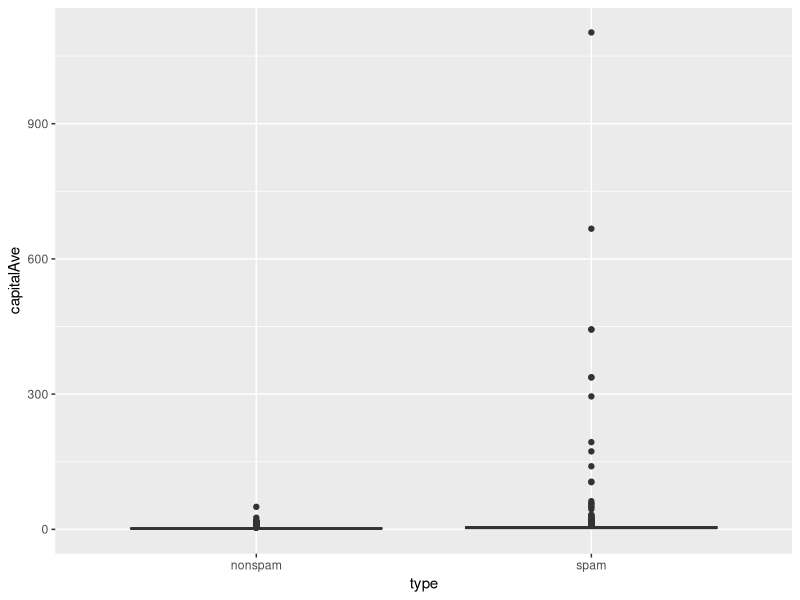
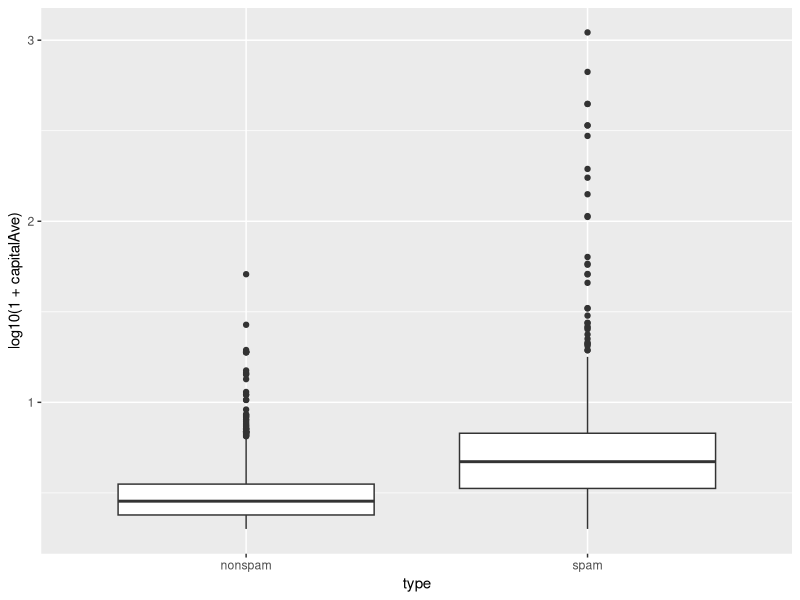
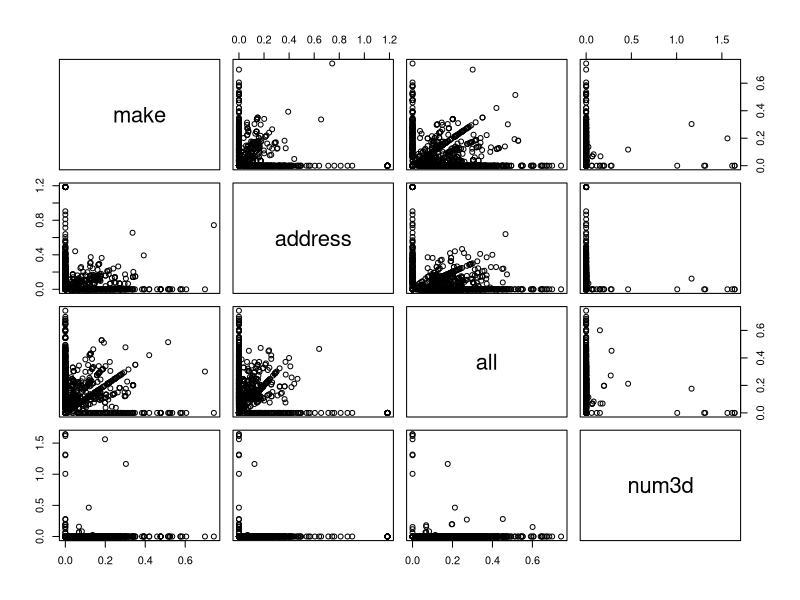
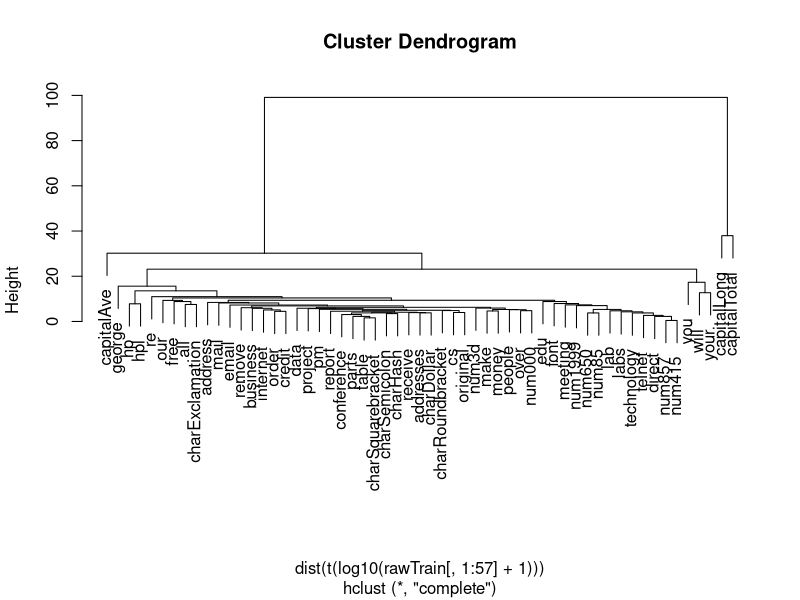

Source code (R) for these figures, in order:
# ########################################################################################
# JHU Data Science - Course 5 Week 1
# Reproducible Research
# 
# ########################################################################################


# Clear Environment
rm(list = ls())
#Close all graphs
graphics.off()


# ########################################################################################
# Libraries
# ########################################################################################

library(ggplot2)
library(kernlab)
library(boot)


###########################################################################################
# Question framing
###########################################################################################

#General question - What is the goal of the analysis?
# Q: Can I automatically detect spam emails?

#Data question - Question reformulted in data analysis vocabulary
# Q: Can I use quantitative characteristics of the emails to classify them as spam?

#Type of analysis - Descriptive/Exploratory/Inferential/Predictive
# A: Predictive. Given email, predict if it is spam


###########################################################################################
# Raw Data
###########################################################################################

#Type of Analysis - Ideal Dataset 
# Descriptive - Entire population
# Exploratory - Random sample with many variables
# Inferential - Appropriate population and appropriate sampling
# Predictive - Trainging set and test set from the same appropriate population

#Dataset chosen
# Dataset: spam.html
# Dataset desc: UCI machine learning training set
# Data date: 1999-07-01
# Source: https://archive.ics.uci.edu/ml/datasets/Spambase
# Dataset Date: 2017-03-15
# Sampling method: UCI personnal emails
# Preprocessing: yes, but NA

#Import data
data(spam)
rawData <- spam

###########################################################################################
# Data cleaning
###########################################################################################

#Data structure
str(rawData)
# type : factor classifiying spam and non spam
# others : frequency in email of the word stored in the variable name

#Data type normalization
# Desc: none

#Missing Data
# Desc: leave
sum(complete.cases(rawData))

#Subsampling
# Desc: Training set and Test set randomly split
trainIndicator <- rbinom(nrow(rawData), size = 1, prob = 0.5)
rawTrain <- rawData[trainIndicator == 1,]
rawTest <- rawData[trainIndicator == 0,]


###########################################################################################
# EDA
###########################################################################################

#Factors count
# Desc: validate subsampling
table(rawData$type)
table(rawTrain$type)
table(rawTest$type)

#Single variable vs factor
ggplot(rawTrain, aes(x=type, y=capitalAve)) + geom_boxplot()
#Skewed, log tranform
ggplot(rawTrain, aes(x=type, y=log10(1+capitalAve))) + geom_boxplot()
#Difference in mean

#Relationship between variables
plot(log10(rawTrain[,1:4]+1))

#Hierarchical clustering
hCluster<-hclust(dist(t(log10(rawTrain[,1:57]+1))))
plot(hCluster)
#Few groups

# Is data good enough to answer the initial question?
# A: Yes


###########################################################################################
# Statistical Analysis
###########################################################################################

# Training

#Source of uncertainty:


#Choice of model:
# regression

#Normalize variables
rawTrain$numType <- as.numeric(rawTrain$type)-1
costFunction <- function(x,y){ sum( x != (y>0.5)) }
cvError <- rep(NA, 55)

#Try different variables
for (i in 1:55){
  lmFormula = reformulate(names(rawTrain)[i],response="numType")
  glmFit = glm(lmFormula, family="binomial", data=rawTrain)
  cvError[i] = cv.glm(rawTrain, glmFit, costFunction, 2)$delta[2]
}
names(rawTrain)[which.min(cvError)]

#Use best model from the group
predictionModel = glm(numType~charDollar,family = "binomial", data=rawTrain)




# Test
predictedSpam=rep(NA,dim(rawTest)[1])

predictionTest=predict(predictionModel,rawTest)
predictedSpam[predictionModel$fitted > 0.5] = "spam"
predictedSpam[predictionModel$fitted <= 0.5] = "nonspam"

#Results

#Classification table
table(predictedSpam,rawTest$type)

#Key statistics



###########################################################################################
# Interpretation
###########################################################################################

#Type of analysis - Interpretation
#Describes
#Correlates/associated with
#Leads to
#Predicts

#Explanation
# Desc: Fraction of char that are $ sign can be used to predict if email is spam

#Interpret coefficients
# Desc: More $ signs means more Spam under our prediction
# Desc: Any email with more than 6.6% dollar signs is classified as spam


#Interpret measures of uncertainty
# Error rate was 22%


###########################################################################################
# Challenge results
###########################################################################################

#Challenge steps:
#Question
#Data source
#Processing
#Analysis
  #Challenge choice of terms to include in model
  #Challenge measures of uncertainty
  #Potential alternatives
#Interpretation


###########################################################################################
# Synthetize results
###########################################################################################

#Question

#Summarize analyses (only if needed and address a challenge)

#Order analyses according to story rather than chronogically

#Produce figures
